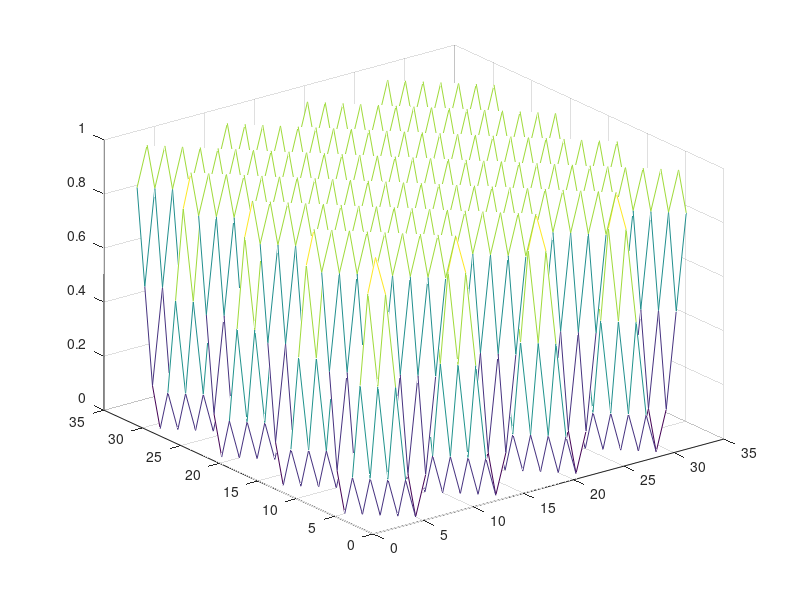

Source code (MATLAB): (Note: this script raises an error after producing the figure.)
% Generate the signal
img_size = 32;
omega = 0.25*pi;
[X,Y] = meshgrid(1:img_size);
% Z = sin(omega.*X).*sin(omega.*Y);
Z = sin(omega.*X + omega.*Y);
Z = (Z+1)./2;
% Z = mat2gray(Z);
% figure;
% mesh(X,Y,Z);
% figure;

% imshow(Z, []);

signal = Z;


figure;
mesh(signal);
[zmax,imax,zmin,imin] = extrema2(signal);
[max_i, max_j] = ind2sub(size(signal), imax);
[min_i, min_j] = ind2sub(size(signal), imin);
hold on;
scatter3(max_j,max_i,zmax,'filled');
scatter3(min_j,min_i,zmin,'filled');

n = length(max_i);
m = length(min_i);
[a,b] = meshgrid(1:n, 1:m);
dmat = sqrt((max_i(a)-min_i(b)).^2 + (max_j(a)-min_j(b)).^2);

dmat(~dmat) = Inf;
[shortest_dist, ind] = min(dmat(:));
[I_A, I_B] = ind2sub(size(dmat),ind);

scatter3(max_j(I_B),max_i(I_B),zmax(I_B),'filled','g');
scatter3(min_j(I_A),min_i(I_A),zmin(I_A),'filled','g');

shortest_dist_y = max_i(I_B)-min_i(I_A);
shortest_dist_x = max_j(I_B)-min_j(I_A);
% omega = 2*pi./ (sqrt(2)*size(signal,1)./shortest_dist)
omega1 = pi./shortest_dist_x;
omega2 = pi./shortest_dist_y;
k = 1./(omega1^2 + omega2^2)


% k = 1./(2*(omega)^2);
T = 50;
mean_env = conv_mean_env(signal, k, T);
residual = signal - mean_env;


figure;
mesh(mean_env);

figure;
mesh(residual);
